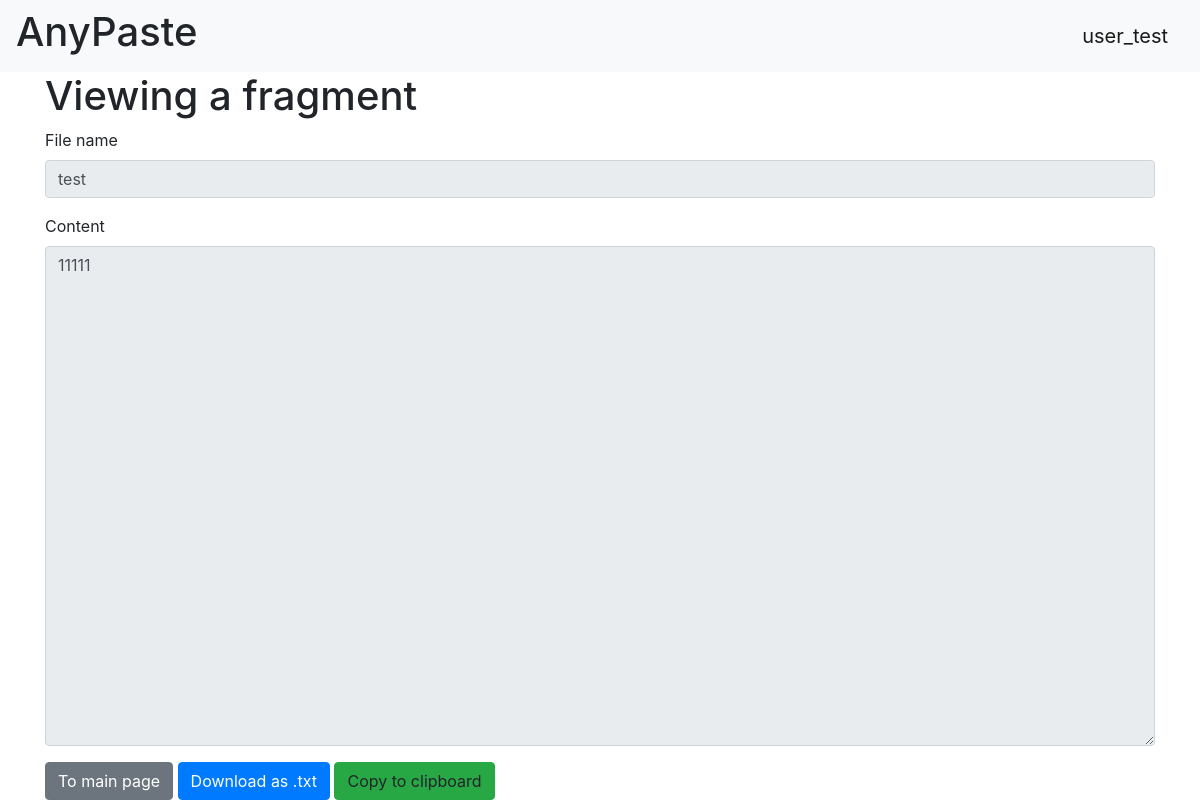
/fragments/f24fbe23-0bce-4da1-b2ad-8e08bf8a6f6c (signed in), run on the app's committed database.
### db/models/users.py (models this page shows, shortened)
class User(SqlAlchemyBase, UserMixin):
    __tablename__ = 'users'
    id = Column(Integer, primary_key=True)
    username = Column(String, nullable=False)
    hashed_password = Column(String, nullable=False)
    email = Column(String, nullable=False, unique=True)
    fragments = relationship("Fragment", back_populates="user")

### db/models/fragments.py (models this page shows)
class Fragment(SqlAlchemyBase):
    __tablename__ = 'fragments'
    id = Column(String(32), primary_key=True)  # UUID - сгенерированная HEX строка обеспечивающая неповторимость ID
    user_id = Column(Integer, ForeignKey('users.id'), nullable=False)
    filename = Column(String, nullable=False)  # Имя для отображения в списке фрагментов на сайте
    content = Column(TEXT, nullable=False)  # содержимое файла
    created_at = Column(DateTime, default=datetime.now())
    user = relationship("User", back_populates="fragments")

### web/blueprints/fragment.py (the view)
@fragment_bp.route('/fragments/<fragment_id>', methods=['GET'])
def get_fragment(fragment_id):
    session = create_session()
    fragment = session.get(Fragment, fragment_id)
    session.close()
    if fragment:
        return render_template('fragment.html', fragment=fragment)
    return make_response({'error': 'No fragments found'}, 404)

### db/session_factory.py (called while the page is built)
def create_session() -> Session:
    global __factory
    return __factory()

### main.py (called while the page is built)
@login_manager.user_loader
def load_user(user_id):
    session = create_session()
    return session.get(User, user_id)

### templates/fragment.html (shortened to what this page needs)
{% extends "base.html" %}
{% block content %}
    <h1>Viewing a fragment</h1>
    <div class="mb-3">
        <label class="form-label">File name</label>
        <input type="text" class="form-control" value="{{ fragment.filename }}" readonly>
    </div>
    <div class="mb-3">
        <label class="form-label">Content</label>
        <textarea class="form-control" rows="20" style="width: 100%; min-height: 500px;" readonly>{{ fragment.content }}</textarea>
    </div>
    <a class="btn btn-secondary" href="/">To main page</a>
    <a class="btn btn-primary" href="/fragments/download/{{ fragment.id }}">Download as .txt</a>
    <a class="btn btn-success" onclick="copyText()">Copy to clipboard</a>
{% endblock %}

### templates/base.html (shortened to what this page needs)
<!doctype html>
<html lang="en">
<head>
    <link rel="stylesheet"
          href="https://stackpath.bootstrapcdn.com/bootstrap/4.4.1/css/bootstrap.min.css"
>
</head>
<body>
<header>
    <nav class="navbar navbar-light bg-light">
        <h1>AnyPaste</h1>
        {% if current_user and current_user.is_authenticated %}
        <a class="navbar-brand" href="/logout">{{ current_user.username }}</a>
        {% else %}
        <p>
        <a class="btn btn-primary " href="/register">Зарегистрироваться</a>
        <a class="btn btn-success" href="/login">Войти</a>
        </p>
        {% endif %}
    </nav>
</header>
<main role="main" class="container">
    {% block content %}{% endblock %}
</main>
</body>
</html>

### data on the page
User: username "user_test"
Fragment: filename "test", content "11111"
